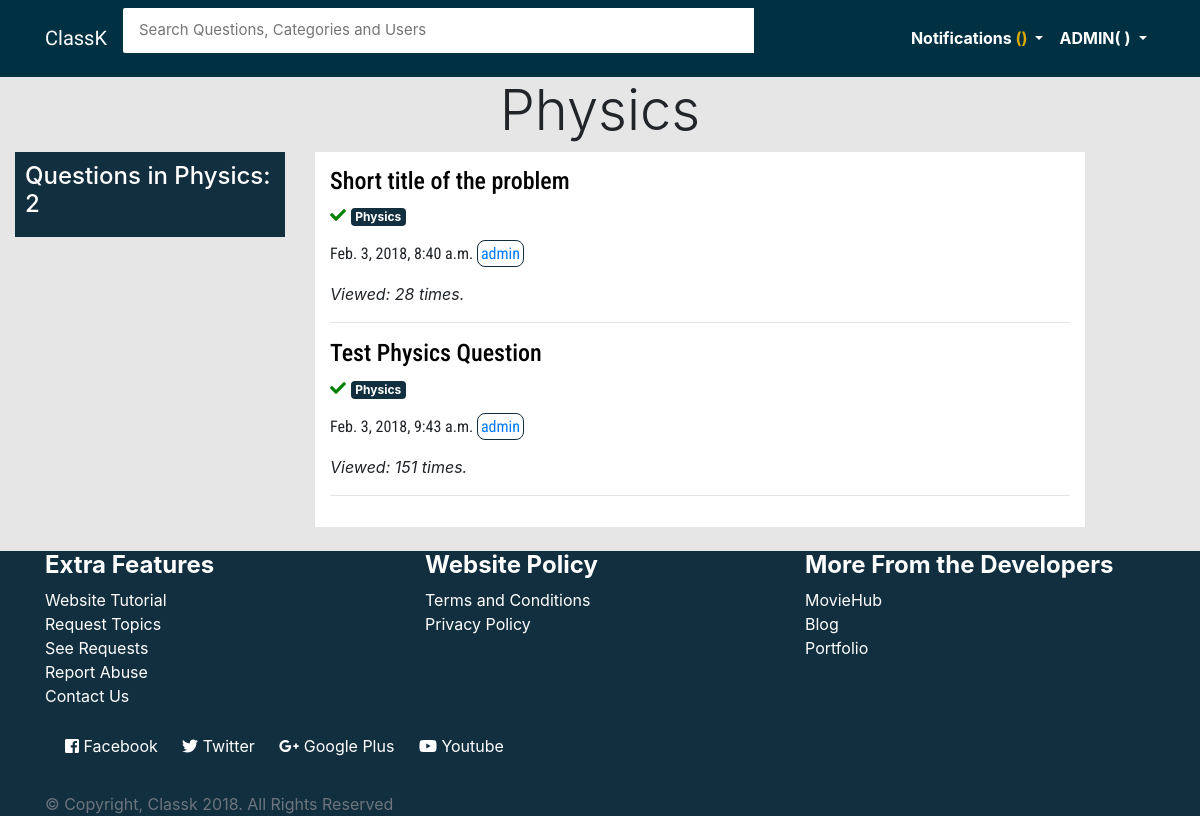
The app's page /questions/filter/Physics/ (signed in) with its own data.
### main/models.py (models this page shows, shortened)
class Question(models.Model):
    user = models.ForeignKey(User, on_delete=models.CASCADE)
    title = models.CharField(max_length=150, default='Short title of your problem')
    description = models.TextField(max_length=3000)
    slug = models.SlugField(max_length=140, unique=True)
    date = models.DateTimeField(null=True, default=timezone.now())
    category = models.ForeignKey(Category, null=True, default=None)
    satisfied = models.BooleanField(default=False)
    viewed = models.IntegerField(default=0)

class Category(models.Model):
    category = models.CharField(max_length=50)
    def __str__(self):
        return self.category

### main/views.py (the view)
# urls.py: url(r'^questions/filter/(?P<tag>[.\-\w]+)/$', views.filter_types, name='filter'),
def filter_types(request, tag):
    filters = Category.objects.get(category=tag)
    questions = Question.objects.filter(category=filters)[:1]
    questions_all = Question.objects.filter(category=filters)
    count_in_category = questions_all.count()
    return render(request, 'main/filtered.html', {'questions': questions, 'questions_all': questions_all, 'count_in_category': count_in_category})

### main/templates/main/filtered.html (shortened to what this page needs)
{% extends 'main/base.html' %}
{% block content %} {% for s in questions %}
<h1 class="text-center display-4">{{ s.category }}</h1>
<div class="container-fluid">
    <div class="row">
        {% endfor %} {% if questions_all %}
        <div class="col-md-3">
            <div class="stats">
                {% for t in questions %}
                <h4>Questions in {{ t.category }}: {{ count_in_category }}</h4>
                {% endfor %}
            </div>
        </div>
        <div class="col-md-8">
            <div id="qtns">
                {% for qs in questions_all %}
                <a href="{% url 'main:details' qs.slug %}" id="questions">
                    <h4 id="titleq">{{ qs.title }}</h4>
                </a>
                {% if qs.satisfied %}
                <i data-toggle="tooltip" data-placement="top" title="Marked Satisfied by the owner of the question." class="fas fa-check"
                    style="color:green;"></i>
                {% else %}
                <i>No results yet</i>
                {% endif %}
                <p class="badge" style="background:#122f40; color:white;">{{ qs.category }}</p>
                <p id="titleq">{{ qs.date }}
                    <a href="{% url 'accounts:profile' qs.user %}" id="questions-user-link">{{ qs.user }}</a>
                </p>
                <i>Viewed: {{ qs.viewed }} times.</i>
                <hr> {% endfor %}
            </div>
            <br> {% endif %}
        </div>
    </div>
</div>
{% endblock %}

### main/templates/main/base.html (shortened to what this page needs)
<html lang="en">
<head>
    <link href="https://maxcdn.bootstrapcdn.com/bootstrap/4.0.0/css/bootstrap.min.css" rel="stylesheet"
> {% load staticfiles %}
    <link rel="stylesheet" href="{% static 'css/main.css' %}">
    <link href="https://maxcdn.bootstrapcdn.com/font-awesome/4.7.0/css/font-awesome.min.css" rel="stylesheet"
>
</head>
<body>
    <header>
        <nav class="navbar navbar-expand-lg navbar-light" style="background-color:#003143;">
            <div class="container">
                <a class="navbar-brand text-white" href="{% url 'main:home' %}" id="brand">ClassK</span>
                </a>
                <div class="collapse navbar-collapse" id="navbarNav">
                    <div class="bam-navbar-search smallsearch col-sm-8 col-xs-11">
                        <form action="{% url 'main:home' %}" method="get" class="row">
                            <input class="bam-navbar-input col-md-11" type="search" placeholder="Search Questions, Categories and Users" name="q" , value="">
                        </form>
                    </div>
                    <ul class="nav navbar-nav ml-auto w-100 justify-content-end" id="item">
                        {% if user.is_authenticated %}
                        <li class="nav-item dropdown">
                            <a class="nav-link dropdown-toggle" href="#" id="navbarDropdownMenuLink" data-toggle="dropdown" aria-haspopup="true" aria-expanded="false"
                                style="color:white;">
                                <strong>Notifications
                                    <span style="color:#E0A800;">({{ notif_counts }})</span>
                                </strong>
                            </a>
                        </li>
                        <li class="nav-item dropdown">
                            <a class="nav-link dropdown-toggle" href="#" id="navbarDropdownMenuLink" data-toggle="dropdown" aria-haspopup="true" aria-expanded="false"
                                style="color:white;">
                                <strong> {{ user.username|upper }}( {{ score }} )</strong>
                            </a>
                        </li>
                        {% endif %}
                    </ul>
                </div>
            </div>
        </nav>
    </header>
    {% block content %} {% endblock %}
    <footer class="footer">
        <div class="container" id="contents-footer">
            <div class="row">
                <div class="col-md-4">
                    <h4>
                        <strong>Extra Features</strong>
                    </h4>
                    <ul class="list-contents">
                        <a href="{% url 'main:tutorial' %}">
                            <li>Website Tutorial</li>
                        </a>
                        <a href="{% url 'main:request_topic' %}">
                            <li>Request Topics</li>
                        </a>
                        <a href="{% url 'main:display_request' %}">
                            <li>See Requests</li>
                        </a>
                        <a href="#">
                            <li>Report Abuse</li>
                        </a>
                        <a href="{% url 'main:contact' %}">
                            <li> Contact Us</li>
                        </a>
                    </ul>
                </div>
                <div class="col-md-4">
                    <h4>
                        <strong>Website Policy</strong>
                    </h4>
                    <ul class="list-contents">
                        <a href="#">
                            <li>Terms and Conditions</li>
                        </a>
                        <a href="#">
                            <li>Privacy Policy</li>
                        </a>
                    </ul>
                </div>
                <div class="col-md-4">
                    <h4>
                        <strong>More From the Developers</strong>
                    </h4>
                    <ul class="list-contents">
                        <a href="#">
                            <li>MovieHub</li>
                        </a>
                        <a href="#">
                            <li>Blog</li>
                        </a>
                        <a href="#">
                            <li>Portfolio</li>
                        </a>
                    </ul>
                </div>
            </div>
            <div class="social-media-links">
                <a href="https://www.facebook.com/whysoserious13" target="_blank"> <i class="fab fa-facebook-square"></i> Facebook</a>
                <a href="https://twitter.com/techinov22" target="_blank"> <i class="fab fa-twitter"></i>  Twitter</a>
                <a href="https://plus.google.com/u/0/113475651357673842065" target="_blank"> <i class="fab fa-google-plus-g"></i>  Google Plus</a>
                <a href="https://www.youtube.com/c/onthir" target="_blank"> <i class="fab fa-youtube"></i>  Youtube</a>
            </div>
             <br>
            <span class="text-muted text-center">&copy; Copyright, Classk 2018. All Rights Reserved</span>
        </div>
    </footer>
</body>
</html>

### account/static/css/main.css (style rules this page uses)
body { background: #e6e6e6; }
.bam-navbar-input { padding: 11px 16px; border-radius: 2px 0 0 2px; border: 0 none; outline: 0 none; font-size: 15px; }
#questions { text-decoration: none; color: black; }
#qtns { background-color: white; padding: 15px; }
.stats { background: #122f40; color: white; padding: 10px; }
#brand { font-family: 'Francois One', sans-serif; }
#titleq { font-family: 'Roboto Condensed', sans-serif; }
#questions-user-link { text-decoration: none; border: 1px solid #122f40; padding: 3px; border-radius: 8px; }
#contents-footer { color: white; }
.footer { background-color: #122f40; }
.list-contents li { list-style-type: none; }
.list-contents a { text-decoration: none; color: white; }
ul { padding: 0; }
.social-media-links { padding: 10px; }
.social-media-links a { text-decoration: none; color: white; padding: 10px; }

### records on screen
Question: category "Physics", count_in_category "2", title "Short title of the problem", satisfied True (drawn), date "Feb. 3, 2018, 8:40 a.m.", user "admin", viewed "28"
Question: title "Test Physics Question", satisfied True (drawn), category "Physics", date "Feb. 3, 2018, 9:43 a.m.", user "admin", viewed "151"

### other values on screen
{{ user.username|upper }} "ADMIN"
